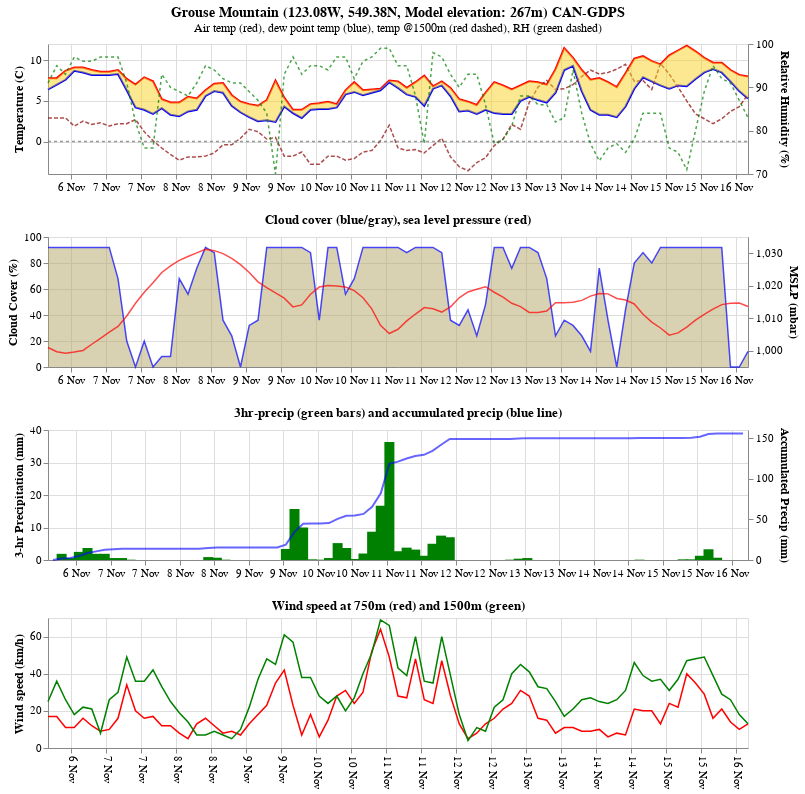

Notebook code cell kept with this figure:
### Code cell
meteogram = temp2 & cloud_pressure & precip_total & wind 
meteogram = meteogram.configure_axis(labelFontSize=11, titleFontSize=12)
meteogram

### Figure 1 — Vega-Lite specification as saved in the notebook (floating-point values rounded to 4 significant figures)
{"config": {"view": {"continuousWidth": 400, "continuousHeight": 300}, "axis": {"labelFontSize": 11, "titleFontSize": 12}}, "vconcat": [{"layer": [{"layer": [{"mark": {"type": "line", "color": "red", "strokeWidth": 2}, "encoding": {"tooltip": [{"field": "DATE", "title": "Date", "type": "temporal"}, {"field": "TIME", "title": "Time", "type": "nominal"}, {"field": "TMP", "title": "Air Temp", "type": "quantitative"}], "x": {"axis": {"format": "%e %b", "labelAngle": 0}, "field": "DATETIME", "title": null, "type": "temporal"}, "y": {"field": "TMP", "title": "Temperature (C)", "type": "quantitative"}}, "height": 130, "title": {"text": "Grouse Mountain (123.08W, 549.38N, Model elevation: 267m) CAN-GDPS", "anchor": "middle", "fontSize": 14, "fontWeight": "bold", "subtitle": "Air temp (red), dew point temp (blue), temp @1500m (red dashed), RH (green dashed)"}, "width": 700}, {"mark": {"type": "line", "color": "blue", "strokeWidth": 2}, "encoding": {"x": {"axis": {"format": "%e %b", "labelAngle": 0}, "field": "DATETIME", "title": null, "type": "temporal"}, "y": {"field": "DPT", "title": "Temperature (C)", "type": "quantitative"}}, "height": 130, "width": 700}, {"mark": {"type": "line", "color": "darkred", "opacity": 0.7, "strokeDash": [4, 2], "strokeWidth": 1.5}, "encoding": {"tooltip": [{"field": "DATE", "title": "Date", "type": "temporal"}, {"field": "TIME", "title": "Time", "type": "nominal"}, {"field": "TMP850", "title": "Air Temp", "type": "quantitative"}], "x": {"axis": {"format": "%e %b", "labelAngle": 0}, "field": "DATETIME", "title": null, "type": "temporal"}, "y": {"field": "TMP850", "title": "Temperature (C)", "type": "quantitative"}}, "height": 130, "width": 700}, {"mark": {"type": "area", "color": "#F8D223", "opacity": 0.5}, "encoding": {"x": {"field": "DATETIME", "type": "temporal"}, "y": {"field": "TMP", "type": "quantitative"}, "y2": {"field": "DPT"}}, "height": 130, "width": 700}, {"mark": {"type": "line", "color": "gray", "opacity": 0.8, "strokeDash": [3, 3], "strokeWidth": 1.5}, "encoding": {"x": {"axis": {"format": "%e %b", "labelAngle": 0}, "field": "DATETIME", "title": null, "type": "temporal"}, "y": {"field": "Zero", "title": "Temperature (C)", "type": "quantitative"}}, "height": 130, "width": 700}]}, {"mark": {"type": "line", "color": "green", "opacity": 0.7, "strokeDash": [3, 3], "strokeWidth": 1.5}, "encoding": {"x": {"axis": {"format": "%e %b", "labelAngle": 0}, "field": "DATETIME", "title": null, "type": "temporal"}, "y": {"field": "RH", "scale": {"zero": false}, "title": "Relative Humidity (%)", "type": "quantitative"}}, "height": 130, "width": 700}], "resolve": {"scale": {"y": "independent"}}}, {"layer": [{"layer": [{"mark": {"type": "area", "color": "#B4A667", "opacity": 0.5}, "encoding": {"x": {"axis": {"format": "%e %b", "labelAngle": 0}, "field": "DATETIME", "type": "temporal"}, "y": {"field": "CLOUD", "type": "quantitative"}}, "height": 130, "width": 700}, {"mark": {"type": "line", "color": "blue", "opacity": 0.7, "strokeWidth": 1.5}, "encoding": {"x": {"axis": {"format": "%e %b", "labelAngle": 0}, "field": "DATETIME", "title": null, "type": "temporal"}, "y": {"field": "CLOUD", "title": "Cloud Cover (%)", "type": "quantitative"}}, "height": 130, "width": 700}]}, {"mark": {"type": "line", "color": "red", "opacity": 0.7, "strokeWidth": 1.5}, "encoding": {"x": {"axis": {"format": "%e %b", "labelAngle": 0}, "field": "DATETIME", "title": null, "type": "temporal"}, "y": {"field": "SLP", "scale": {"zero": false}, "title": "MSLP (mbar)", "type": "quantitative"}}, "height": 130, "title": "Cloud cover (blue/gray), sea level pressure (red)", "width": 700}], "resolve": {"scale": {"y": "independent"}}}, {"layer": [{"mark": {"type": "bar", "color": "green", "size": 10}, "encoding": {"tooltip": [{"field": "DATE", "title": "Date", "type": "temporal"}, {"field": "TIME", "title": "Time", "type": "nominal"}, {"field": "PC1", "title": "3-Hour Precip", "type": "quantitative"}], "x": {"axis": {"format": "%e %b", "labelAngle": 0}, "field": "DATETIME", "title": null, "type": "temporal"}, "y": {"field": "PC1", "title": "3-hr Precipitation (mm)", "type": "quantitative"}}, "height": 130, "title": "3hr-precip (green bars) and accumulated precip (blue line)", "width": 700}, {"mark": {"type": "line", "color": "blue", "opacity": 0.6}, "encoding": {"tooltip": [{"field": "DATE", "title": "Date", "type": "temporal"}, {"field": "TIME", "title": "Time", "type": "nominal"}, {"field": "APCP", "title": "Accumulated Precip", "type": "quantitative"}], "x": {"axis": {"format": "%e %b", "labelAngle": 0}, "field": "DATETIME", "title": null, "type": "temporal"}, "y": {"field": "APCP", "title": "Accumulated Precip (mm)", "type": "quantitative"}}, "height": 130, "width": 700}], "resolve": {"scale": {"y": "independent"}}}, {"layer": [{"mark": {"type": "line", "color": "red", "strokeWidth": 1.5}, "encoding": {"tooltip": [{"field": "DATE", "title": "Date", "type": "temporal"}, {"field": "TIME", "title": "Time", "type": "nominal"}, {"field": "WS925", "title": "Wind Speed (km/h)", "type": "quantitative"}, {"field": "WD925", "title": "Wind Dir (deg)", "type": "quantitative"}], "x": {"axis": {"format": "%e %b", "labelAngle": 90}, "field": "DATETIME", "title": null, "type": "temporal"}, "y": {"field": "WS925", "title": "Wind speed (km/h)", "type": "quantitative"}}, "height": 130, "title": "Wind speed at 750m (red) and 1500m (green)", "width": 700}, {"mark": {"type": "line", "color": "green", "strokeWidth": 1.5}, "encoding": {"tooltip": [{"field": "DATE", "title": "Date", "type": "temporal"}, {"field": "TIME", "title": "Time", "type": "nominal"}, {"field": "WS850", "title": "Wind Speed (km/h)", "type": "quantitative"}, {"field": "WD850", "title": "Wind Dir (deg)", "type": "quantitative"}], "x": {"axis": {"format": "%e %b", "labelAngle": 90}, "field": "DATETIME", "title": null, "type": "temporal"}, "y": {"field": "WS850", "title": "Wind speed (km/h)", "type": "quantitative"}}, "height": 130, "width": 700}]}], "data": {"name": "data-b2f09e6281ddbdfc8b079d54ae9c7472"}, "$schema": "https://vega.github.io/schema/vega-lite/v4.17.0.json", "datasets": {"data-b2f09e6281ddbdfc8b079d54ae9c7472": [{"DATETIME": "2023-11-06T04:00:00", "DATE": "2023-11-06T00:00:00", "TIME": "4:00", "TMP": 7.8, "DPT": 6.4, "RH": 91, "WS": 9, "WD": 28, "APCP": 0.0, "CLOUD": 92, "SLP": 1001.0, "PTYPE": null, "RQP": 0.0, "SQP": 0.0, "FQP": 0, "IQP": 0, "WS925": 17, "WD925": 93, "TMP850": 2.9, "WS850": 25, "WD850": 151, "WS700": 23, "WD700": 178, "PC1": 0.0, "Zero": "0"}, {"DATETIME": "2023-11-06T07:00:00", "DATE": "2023-11-06T00:00:00", "TIME": "7:00", "TMP": 7.8, "DPT": 7.0, "RH": 95, "WS": 7, "WD": 31, "APCP": 1.9, "CLOUD": 92, "SLP": 999.7, "PTYPE": "RA", "RQP": 1.9, "SQP": 0.0, "FQP": 0, "IQP": 0, "WS925": 17, "WD925": 95, "TMP850": 2.9, "WS850": 36, "WD850": 148, "WS700": 24, "WD700": 157, "PC1": 1.9, "Zero": "0"}, {"DATETIME": "2023-11-06T10:00:00", "DATE": "2023-11-06T00:00:00", "TIME": "10:00", "TMP": 8.7, "DPT": 7.6, "RH": 93, "WS": 4, "WD": 21, "APCP": 2.5, "CLOUD": 92, "SLP": 999.2, "PTYPE": "RA", "RQP": 2.5, "SQP": 0.0, "FQP": 0, "IQP": 0, "WS925": 11, "WD925": 80, "TMP850": 2.9, "WS850": 26, "WD850": 142, "WS700": 24, "WD700": 178, "PC1": 0.6, "Zero": "0"}, {"DATETIME": "2023-11-06T13:00:00", "DATE": "2023-11-06T00:00:00", "TIME": "13:00", "TMP": 9.1, "DPT": 8.7, "RH": 97, "WS": 4, "WD": 150, "APCP": 5.0, "CLOUD": 92, "SLP": 999.6, "PTYPE": "RA", "RQP": 5.0, "SQP": 0.0, "FQP": 0, "IQP": 0, "WS925": 11, "WD925": 113, "TMP850": 1.9, "WS850": 18, "WD850": 129, "WS700": 25, "WD700": 166, "PC1": 2.5, "Zero": "0"}, {"DATETIME": "2023-11-06T16:00:00", "DATE": "2023-11-06T00:00:00", "TIME": "16:00", "TMP": 9.1, "DPT": 8.5, "RH": 96, "WS": 4, "WD": 50, "APCP": 8.7, "CLOUD": 92, "SLP": 1000.0, "PTYPE": "RA", "RQP": 8.7, "SQP": 0.0, "FQP": 0, "IQP": 0, "WS925": 16, "WD925": 91, "TMP850": 2.5, "WS850": 22, "WD850": 151, "WS700": 15, "WD700": 120, "PC1": 3.7, "Zero": "0"}, {"DATETIME": "2023-11-06T19:00:00", "DATE": "2023-11-06T00:00:00", "TIME": "19:00", "TMP": 8.8, "DPT": 8.2, "RH": 96, "WS": 3, "WD": 77, "APCP": 10.6, "CLOUD": 92, "SLP": 1002.0, "PTYPE": "RA", "RQP": 10.6, "SQP": 0.0, "FQP": 0, "IQP": 0, "WS925": 12, "WD925": 77, "TMP850": 2.1, "WS850": 21, "WD850": 138, "WS700": 11, "WD700": 76, "PC1": 1.9, "Zero": "0"}, {"DATETIME": "2023-11-06T22:00:00", "DATE": "2023-11-06T00:00:00", "TIME": "22:00", "TMP": 8.6, "DPT": 8.2, "RH": 97, "WS": 1, "WD": 49, "APCP": 12.5, "CLOUD": 92, "SLP": 1004.0, "PTYPE": "RA", "RQP": 12.5, "SQP": 0.0, "FQP": 0, "IQP": 0, "WS925": 9, "WD925": 45, "TMP850": 2.3, "WS850": 8, "WD850": 194, "WS700": 11, "WD700": 329, "PC1": 1.9, "Zero": "0"}, {"DATETIME": "2023-11-07T01:00:00", "DATE": "2023-11-07T00:00:00", "TIME": "1:00", "TMP": 8.6, "DPT": 8.2, "RH": 97, "WS": 3, "WD": 256, "APCP": 13.1, "CLOUD": 92, "SLP": 1006.0, "PTYPE": "RA", "RQP": 13.1, "SQP": 0.0, "FQP": 0, "IQP": 0, "WS925": 10, "WD925": 272, "TMP850": 1.9, "WS850": 26, "WD850": 293, "WS700": 29, "WD700": 288, "PC1": 0.6, "Zero": "0"}, {"DATETIME": "2023-11-07T04:00:00", "DATE": "2023-11-07T00:00:00", "TIME": "4:00", "TMP": 8.8, "DPT": 8.3, "RH": 97, "WS": 6, "WD": 258, "APCP": 13.7, "CLOUD": 68, "SLP": 1008.0, "PTYPE": "RA", "RQP": 13.7, "SQP": 0.0, "FQP": 0, "IQP": 0, "WS925": 16, "WD925": 290, "TMP850": 2.2, "WS850": 30, "WD850": 296, "WS700": 41, "WD700": 279, "PC1": 0.6, "Zero": "0"}, {"DATETIME": "2023-11-07T07:00:00", "DATE": "2023-11-07T00:00:00", "TIME": "7:00", "TMP": 7.7, "DPT": 6.3, "RH": 91, "WS": 9, "WD": 274, "APCP": 13.8, "CLOUD": 20, "SLP": 1011.0, "PTYPE": "RA", "RQP": 13.8, "SQP": 0.0, "FQP": 0, "IQP": 0, "WS925": 34, "WD925": 297, "TMP850": 2.2, "WS850": 49, "WD850": 295, "WS700": 51, "WD700": 309, "PC1": 0.1, "Zero": "0"}, {"DATETIME": "2023-11-07T10:00:00", "DATE": "2023-11-07T00:00:00", "TIME": "10:00", "TMP": 7.0, "DPT": 4.2, "RH": 82, "WS": 9, "WD": 268, "APCP": 13.8, "CLOUD": 0, "SLP": 1015.0, "PTYPE": null, "RQP": 13.8, "SQP": 0.0, "FQP": 0, "IQP": 0, "WS925": 20, "WD925": 302, "TMP850": 2.7, "WS850": 36, "WD850": 302, "WS700": 52, "WD700": 313, "PC1": 0.0, "Zero": "0"}, {"DATETIME": "2023-11-07T13:00:00", "DATE": "2023-11-07T00:00:00", "TIME": "13:00", "TMP": 7.9, "DPT": 3.9, "RH": 76, "WS": 8, "WD": 250, "APCP": 13.8, "CLOUD": 20, "SLP": 1018.0, "PTYPE": null, "RQP": 13.8, "SQP": 0.0, "FQP": 0, "IQP": 0, "WS925": 16, "WD925": 284, "TMP850": 1.2, "WS850": 36, "WD850": 297, "WS700": 69, "WD700": 319, "PC1": 0.0, "Zero": "0"}, {"DATETIME": "2023-11-07T16:00:00", "DATE": "2023-11-07T00:00:00", "TIME": "16:00", "TMP": 7.4, "DPT": 3.4, "RH": 76, "WS": 2, "WD": 251, "APCP": 13.8, "CLOUD": 0, "SLP": 1021.0, "PTYPE": null, "RQP": 13.8, "SQP": 0.0, "FQP": 0, "IQP": 0, "WS925": 17, "WD925": 286, "TMP850": 0.1, "WS850": 42, "WD850": 279, "WS700": 58, "WD700": 326, "PC1": 0.0, "Zero": "0"}, {"DATETIME": "2023-11-07T19:00:00", "DATE": "2023-11-07T00:00:00", "TIME": "19:00", "TMP": 5.2, "DPT": 4.1, "RH": 93, "WS": 6, "WD": 65, "APCP": 13.8, "CLOUD": 8, "SLP": 1024.0, "PTYPE": null, "RQP": 13.8, "SQP": 0.0, "FQP": 0, "IQP": 0, "WS925": 12, "WD925": 274, "TMP850": -0.8, "WS850": 33, "WD850": 276, "WS700": 43, "WD700": 298, "PC1": 0.0, "Zero": "0"}, {"DATETIME": "2023-11-07T22:00:00", "DATE": "2023-11-07T00:00:00", "TIME": "22:00", "TMP": 4.8, "DPT": 3.3, "RH": 90, "WS": 5, "WD": 54, "APCP": 13.8, "CLOUD": 8, "SLP": 1026.0, "PTYPE": null, "RQP": 13.8, "SQP": 0.0, "FQP": 0, "IQP": 0, "WS925": 12, "WD925": 226, "TMP850": -1.6, "WS850": 25, "WD850": 276, "WS700": 51, "WD700": 281, "PC1": 0.0, "Zero": "0"}, {"DATETIME": "2023-11-08T01:00:00", "DATE": "2023-11-08T00:00:00", "TIME": "1:00", "TMP": 4.8, "DPT": 3.1, "RH": 89, "WS": 6, "WD": 46, "APCP": 13.8, "CLOUD": 68, "SLP": 1028.0, "PTYPE": null, "RQP": 13.8, "SQP": 0.0, "FQP": 0, "IQP": 0, "WS925": 8, "WD925": 222, "TMP850": -2.3, "WS850": 19, "WD850": 281, "WS700": 44, "WD700": 291, "PC1": 0.0, "Zero": "0"}, {"DATETIME": "2023-11-08T04:00:00", "DATE": "2023-11-08T00:00:00", "TIME": "4:00", "TMP": 5.5, "DPT": 3.7, "RH": 88, "WS": 5, "WD": 49, "APCP": 13.8, "CLOUD": 56, "SLP": 1029.0, "PTYPE": null, "RQP": 13.8, "SQP": 0.0, "FQP": 0, "IQP": 0, "WS925": 5, "WD925": 159, "TMP850": -1.9, "WS850": 14, "WD850": 273, "WS700": 36, "WD700": 297, "PC1": 0.0, "Zero": "0"}, {"DATETIME": "2023-11-08T07:00:00", "DATE": "2023-11-08T00:00:00", "TIME": "7:00", "TMP": 5.3, "DPT": 3.9, "RH": 91, "WS": 6, "WD": 65, "APCP": 13.8, "CLOUD": 76, "SLP": 1030.0, "PTYPE": null, "RQP": 13.8, "SQP": 0.0, "FQP": 0, "IQP": 0, "WS925": 13, "WD925": 139, "TMP850": -1.9, "WS850": 7, "WD850": 230, "WS700": 32, "WD700": 295, "PC1": 0.0, "Zero": "0"}, {"DATETIME": "2023-11-08T10:00:00", "DATE": "2023-11-08T00:00:00", "TIME": "10:00", "TMP": 6.3, "DPT": 5.6, "RH": 95, "WS": 5, "WD": 94, "APCP": 14.7, "CLOUD": 92, "SLP": 1031.0, "PTYPE": "RA", "RQP": 14.7, "SQP": 0.0, "FQP": 0, "IQP": 0, "WS925": 16, "WD925": 150, "TMP850": -1.8, "WS850": 7, "WD850": 207, "WS700": 23, "WD700": 295, "PC1": 0.9, "Zero": "0"}, {"DATETIME": "2023-11-08T13:00:00", "DATE": "2023-11-08T00:00:00", "TIME": "13:00", "TMP": 7.1, "DPT": 6.2, "RH": 94, "WS": 4, "WD": 114, "APCP": 15.4, "CLOUD": 88, "SLP": 1031.0, "PTYPE": "RA", "RQP": 15.4, "SQP": 0.0, "FQP": 0, "IQP": 0, "WS925": 12, "WD925": 143, "TMP850": -1.4, "WS850": 9, "WD850": 273, "WS700": 25, "WD700": 281, "PC1": 0.7, "Zero": "0"}, {"DATETIME": "2023-11-08T16:00:00", "DATE": "2023-11-08T00:00:00", "TIME": "16:00", "TMP": 7.2, "DPT": 6.0, "RH": 92, "WS": 3, "WD": 108, "APCP": 15.5, "CLOUD": 36, "SLP": 1030.0, "PTYPE": "RA", "RQP": 15.5, "SQP": 0.0, "FQP": 0, "IQP": 0, "WS925": 8, "WD925": 122, "TMP850": -0.4, "WS850": 7, "WD850": 281, "WS700": 22, "WD700": 267, "PC1": 0.1, "Zero": "0"}, {"DATETIME": "2023-11-08T19:00:00", "DATE": "2023-11-08T00:00:00", "TIME": "19:00", "TMP": 5.7, "DPT": 4.4, "RH": 91, "WS": 6, "WD": 44, "APCP": 15.5, "CLOUD": 24, "SLP": 1028.0, "PTYPE": null, "RQP": 15.5, "SQP": 0.0, "FQP": 0, "IQP": 0, "WS925": 9, "WD925": 111, "TMP850": -0.4, "WS850": 5, "WD850": 161, "WS700": 23, "WD700": 241, "PC1": 0.0, "Zero": "0"}, {"DATETIME": "2023-11-08T22:00:00", "DATE": "2023-11-08T00:00:00", "TIME": "22:00", "TMP": 4.9, "DPT": 3.6, "RH": 91, "WS": 6, "WD": 26, "APCP": 15.5, "CLOUD": 0, "SLP": 1026.0, "PTYPE": null, "RQP": 15.5, "SQP": 0.0, "FQP": 0, "IQP": 0, "WS925": 7, "WD925": 103, "TMP850": 0.4, "WS850": 10, "WD850": 154, "WS700": 29, "WD700": 216, "PC1": 0.0, "Zero": "0"}, {"DATETIME": "2023-11-09T01:00:00", "DATE": "2023-11-09T00:00:00", "TIME": "1:00", "TMP": 4.6, "DPT": 3.0, "RH": 89, "WS": 6, "WD": 40, "APCP": 15.5, "CLOUD": 32, "SLP": 1024.0, "PTYPE": null, "RQP": 15.5, "SQP": 0.0, "FQP": 0, "IQP": 0, "WS925": 13, "WD925": 100, "TMP850": 1.5, "WS850": 22, "WD850": 145, "WS700": 40, "WD700": 205, "PC1": 0.0, "Zero": "0"}, {"DATETIME": "2023-11-09T04:00:00", "DATE": "2023-11-09T00:00:00", "TIME": "4:00", "TMP": 4.4, "DPT": 2.5, "RH": 87, "WS": 6, "WD": 53, "APCP": 15.5, "CLOUD": 36, "SLP": 1021.0, "PTYPE": null, "RQP": 15.5, "SQP": 0.0, "FQP": 0, "IQP": 0, "WS925": 18, "WD925": 106, "TMP850": 1.2, "WS850": 37, "WD850": 146, "WS700": 51, "WD700": 202, "PC1": 0.0, "Zero": "0"}, {"DATETIME": "2023-11-09T07:00:00", "DATE": "2023-11-09T00:00:00", "TIME": "7:00", "TMP": 5.1, "DPT": 2.6, "RH": 84, "WS": 5, "WD": 38, "APCP": 15.5, "CLOUD": 92, "SLP": 1019.0, "PTYPE": null, "RQP": 15.5, "SQP": 0.0, "FQP": 0, "IQP": 0, "WS925": 23, "WD925": 132, "TMP850": 0.3, "WS850": 48, "WD850": 157, "WS700": 57, "WD700": 202, "PC1": 0.0, "Zero": "0"}, {"DATETIME": "2023-11-09T10:00:00", "DATE": "2023-11-09T00:00:00", "TIME": "10:00", "TMP": 7.5, "DPT": 2.4, "RH": 70, "WS": 8, "WD": 101, "APCP": 15.5, "CLOUD": 92, "SLP": 1018.0, "PTYPE": null, "RQP": 15.5, "SQP": 0.0, "FQP": 0, "IQP": 0, "WS925": 35, "WD925": 135, "TMP850": 0.5, "WS850": 45, "WD850": 159, "WS700": 65, "WD700": 189, "PC1": 0.0, "Zero": "0"}, {"DATETIME": "2023-11-09T13:00:00", "DATE": "2023-11-09T00:00:00", "TIME": "13:00", "TMP": 5.4, "DPT": 4.3, "RH": 93, "WS": 12, "WD": 99, "APCP": 18.9, "CLOUD": 92, "SLP": 1016.0, "PTYPE": "RA", "RQP": 18.9, "SQP": 0.0, "FQP": 0, "IQP": 0, "WS925": 42, "WD925": 130, "TMP850": -1.8, "WS850": 61, "WD850": 148, "WS700": 80, "WD700": 206, "PC1": 3.4, "Zero": "0"}, {"DATETIME": "2023-11-09T16:00:00", "DATE": "2023-11-09T00:00:00", "TIME": "16:00", "TMP": 3.9, "DPT": 3.5, "RH": 97, "WS": 5, "WD": 72, "APCP": 34.6, "CLOUD": 92, "SLP": 1014.0, "PTYPE": "RA/SN", "RQP": 34.2, "SQP": 0.4, "FQP": 0, "IQP": 0, "WS925": 23, "WD925": 119, "TMP850": -1.8, "WS850": 57, "WD850": 148, "WS700": 54, "WD700": 210, "PC1": 15.7, "Zero": "0"}, {"DATETIME": "2023-11-09T19:00:00", "DATE": "2023-11-09T00:00:00", "TIME": "19:00", "TMP": 3.9, "DPT": 2.9, "RH": 93, "WS": 3, "WD": 34, "APCP": 44.6, "CLOUD": 92, "SLP": 1014.0, "PTYPE": "RA/SN", "RQP": 42.8, "SQP": 1.8, "FQP": 0, "IQP": 0, "WS925": 7, "WD925": 217, "TMP850": -1.3, "WS850": 38, "WD850": 273, "WS700": 46, "WD700": 279, "PC1": 10.0, "Zero": "0"}, {"DATETIME": "2023-11-09T22:00:00", "DATE": "2023-11-09T00:00:00", "TIME": "22:00", "TMP": 4.6, "DPT": 3.9, "RH": 95, "WS": 1, "WD": 168, "APCP": 44.8, "CLOUD": 88, "SLP": 1017.0, "PTYPE": "RA", "RQP": 43.1, "SQP": 1.8, "FQP": 0, "IQP": 0, "WS925": 18, "WD925": 277, "TMP850": -2.8, "WS850": 38, "WD850": 291, "WS700": 50, "WD700": 271, "PC1": 0.2, "Zero": "0"}, {"DATETIME": "2023-11-10T01:00:00", "DATE": "2023-11-10T00:00:00", "TIME": "1:00", "TMP": 4.7, "DPT": 4.0, "RH": 95, "WS": 5, "WD": 75, "APCP": 44.9, "CLOUD": 36, "SLP": 1020.0, "PTYPE": null, "RQP": 43.1, "SQP": 1.8, "FQP": 0, "IQP": 0, "WS925": 6, "WD925": 255, "TMP850": -2.8, "WS850": 28, "WD850": 273, "WS700": 47, "WD700": 266, "PC1": 0.1, "Zero": "0"}, {"DATETIME": "2023-11-10T04:00:00", "DATE": "2023-11-10T00:00:00", "TIME": "4:00", "TMP": 4.9, "DPT": 4.0, "RH": 94, "WS": 7, "WD": 68, "APCP": 45.5, "CLOUD": 92, "SLP": 1020.0, "PTYPE": "RA", "RQP": 43.7, "SQP": 1.8, "FQP": 0, "IQP": 0, "WS925": 15, "WD925": 168, "TMP850": -1.8, "WS850": 24, "WD850": 250, "WS700": 50, "WD700": 255, "PC1": 0.6, "Zero": "0"}, {"DATETIME": "2023-11-10T07:00:00", "DATE": "2023-11-10T00:00:00", "TIME": "7:00", "TMP": 4.6, "DPT": 4.2, "RH": 97, "WS": 6, "WD": 93, "APCP": 50.7, "CLOUD": 92, "SLP": 1020.0, "PTYPE": "RA", "RQP": 49.0, "SQP": 1.8, "FQP": 0, "IQP": 0, "WS925": 28, "WD925": 173, "TMP850": -1.8, "WS850": 28, "WD850": 205, "WS700": 36, "WD700": 234, "PC1": 5.2, "Zero": "0"}, {"DATETIME": "2023-11-10T10:00:00", "DATE": "2023-11-10T00:00:00", "TIME": "10:00", "TMP": 6.3, "DPT": 5.8, "RH": 97, "WS": 11, "WD": 145, "APCP": 54.4, "CLOUD": 56, "SLP": 1020.0, "PTYPE": "RA", "RQP": 52.6, "SQP": 1.8, "FQP": 0, "IQP": 0, "WS925": 31, "WD925": 173, "TMP850": -2.3, "WS850": 20, "WD850": 197, "WS700": 37, "WD700": 221, "PC1": 3.7, "Zero": "0"}, {"DATETIME": "2023-11-10T13:00:00", "DATE": "2023-11-10T00:00:00", "TIME": "13:00", "TMP": 7.3, "DPT": 6.1, "RH": 92, "WS": 11, "WD": 143, "APCP": 54.7, "CLOUD": 68, "SLP": 1018.0, "PTYPE": "RA", "RQP": 52.9, "SQP": 1.8, "FQP": 0, "IQP": 0, "WS925": 24, "WD925": 160, "TMP850": -2.1, "WS850": 27, "WD850": 197, "WS700": 50, "WD700": 215, "PC1": 0.3, "Zero": "0"}, {"DATETIME": "2023-11-10T16:00:00", "DATE": "2023-11-10T00:00:00", "TIME": "16:00", "TMP": 6.3, "DPT": 5.7, "RH": 96, "WS": 11, "WD": 112, "APCP": 56.7, "CLOUD": 92, "SLP": 1016.0, "PTYPE": "RA", "RQP": 54.9, "SQP": 1.8, "FQP": 0, "IQP": 0, "WS925": 30, "WD925": 135, "TMP850": -1.3, "WS850": 40, "WD850": 190, "WS700": 53, "WD700": 233, "PC1": 2.0, "Zero": "0"}, {"DATETIME": "2023-11-10T19:00:00", "DATE": "2023-11-10T00:00:00", "TIME": "19:00", "TMP": 6.4, "DPT": 6.0, "RH": 97, "WS": 14, "WD": 127, "APCP": 65.4, "CLOUD": 92, "SLP": 1013.0, "PTYPE": "RA", "RQP": 63.7, "SQP": 1.8, "FQP": 0, "IQP": 0, "WS925": 52, "WD925": 151, "TMP850": -1.1, "WS850": 51, "WD850": 163, "WS700": 95, "WD700": 235, "PC1": 8.7, "Zero": "0"}, {"DATETIME": "2023-11-10T22:00:00", "DATE": "2023-11-10T00:00:00", "TIME": "22:00", "TMP": 6.5, "DPT": 6.3, "RH": 99, "WS": 20, "WD": 141, "APCP": 82.1, "CLOUD": 92, "SLP": 1008.0, "PTYPE": "RA", "RQP": 80.3, "SQP": 1.8, "FQP": 0, "IQP": 0, "WS925": 64, "WD925": 157, "TMP850": 0.1, "WS850": 69, "WD850": 172, "WS700": 128, "WD700": 225, "PC1": 16.7, "Zero": "0"}, {"DATETIME": "2023-11-11T01:00:00", "DATE": "2023-11-11T00:00:00", "TIME": "1:00", "TMP": 7.5, "DPT": 7.3, "RH": 99, "WS": 13, "WD": 200, "APCP": 118.4, "CLOUD": 92, "SLP": 1005.0, "PTYPE": "RA", "RQP": 116.6, "SQP": 1.8, "FQP": 0, "IQP": 0, "WS925": 49, "WD925": 200, "TMP850": 2.0, "WS850": 66, "WD850": 231, "WS700": 96, "WD700": 245, "PC1": 36.3, "Zero": "0"}, {"DATETIME": "2023-11-11T04:00:00", "DATE": "2023-11-11T00:00:00", "TIME": "4:00", "TMP": 7.4, "DPT": 6.6, "RH": 95, "WS": 3, "WD": 187, "APCP": 121.1, "CLOUD": 92, "SLP": 1007.0, "PTYPE": "RA", "RQP": 119.4, "SQP": 1.8, "FQP": 0, "IQP": 0, "WS925": 28, "WD925": 230, "TMP850": -0.8, "WS850": 43, "WD850": 240, "WS700": 81, "WD700": 259, "PC1": 2.7, "Zero": "0"}, {"DATETIME": "2023-11-11T07:00:00", "DATE": "2023-11-11T00:00:00", "TIME": "7:00", "TMP": 6.6, "DPT": 5.8, "RH": 95, "WS": 4, "WD": 243, "APCP": 124.9, "CLOUD": 88, "SLP": 1009.0, "PTYPE": "RA", "RQP": 123.1, "SQP": 1.8, "FQP": 0, "IQP": 0, "WS925": 27, "WD925": 240, "TMP850": -1.1, "WS850": 39, "WD850": 245, "WS700": 73, "WD700": 259, "PC1": 3.8, "Zero": "0"}, {"DATETIME": "2023-11-11T10:00:00", "DATE": "2023-11-11T00:00:00", "TIME": "10:00", "TMP": 7.3, "DPT": 5.5, "RH": 88, "WS": 13, "WD": 217, "APCP": 128.1, "CLOUD": 92, "SLP": 1011.0, "PTYPE": "RA", "RQP": 126.4, "SQP": 1.8, "FQP": 0, "IQP": 0, "WS925": 48, "WD925": 226, "TMP850": -1.0, "WS850": 60, "WD850": 233, "WS700": 81, "WD700": 257, "PC1": 3.2, "Zero": "0"}, {"DATETIME": "2023-11-11T13:00:00", "DATE": "2023-11-11T00:00:00", "TIME": "13:00", "TMP": 8.1, "DPT": 4.4, "RH": 77, "WS": 6, "WD": 222, "APCP": 129.4, "CLOUD": 92, "SLP": 1013.0, "PTYPE": "RA", "RQP": 127.6, "SQP": 1.8, "FQP": 0, "IQP": 0, "WS925": 26, "WD925": 242, "TMP850": -1.4, "WS850": 36, "WD850": 248, "WS700": 100, "WD700": 250, "PC1": 1.3, "Zero": "0"}, {"DATETIME": "2023-11-11T16:00:00", "DATE": "2023-11-11T00:00:00", "TIME": "16:00", "TMP": 6.8, "DPT": 6.5, "RH": 98, "WS": 3, "WD": 169, "APCP": 134.4, "CLOUD": 92, "SLP": 1013.0, "PTYPE": "RA", "RQP": 132.7, "SQP": 1.8, "FQP": 0, "IQP": 0, "WS925": 24, "WD925": 217, "TMP850": -0.5, "WS850": 35, "WD850": 232, "WS700": 69, "WD700": 241, "PC1": 5.0, "Zero": "0"}, {"DATETIME": "2023-11-11T19:00:00", "DATE": "2023-11-11T00:00:00", "TIME": "19:00", "TMP": 7.4, "DPT": 6.9, "RH": 97, "WS": 14, "WD": 184, "APCP": 141.9, "CLOUD": 88, "SLP": 1012.0, "PTYPE": "RA", "RQP": 140.2, "SQP": 1.8, "FQP": 0, "IQP": 0, "WS925": 47, "WD925": 202, "TMP850": 0.4, "WS850": 60, "WD850": 212, "WS700": 85, "WD700": 239, "PC1": 7.5, "Zero": "0"}, {"DATETIME": "2023-11-11T22:00:00", "DATE": "2023-11-11T00:00:00", "TIME": "22:00", "TMP": 6.6, "DPT": 5.6, "RH": 93, "WS": 5, "WD": 262, "APCP": 148.9, "CLOUD": 36, "SLP": 1014.0, "PTYPE": "RA", "RQP": 147.1, "SQP": 1.8, "FQP": 0, "IQP": 0, "WS925": 28, "WD925": 247, "TMP850": -1.9, "WS850": 39, "WD850": 250, "WS700": 84, "WD700": 252, "PC1": 7.0, "Zero": "0"}, {"DATETIME": "2023-11-12T01:00:00", "DATE": "2023-11-12T00:00:00", "TIME": "1:00", "TMP": 5.2, "DPT": 3.7, "RH": 90, "WS": 1, "WD": 57, "APCP": 148.9, "CLOUD": 32, "SLP": 1016.0, "PTYPE": null, "RQP": 147.2, "SQP": 1.8, "FQP": 0, "IQP": 0, "WS925": 13, "WD925": 255, "TMP850": -3.1, "WS850": 18, "WD850": 264, "WS700": 53, "WD700": 258, "PC1": 0.0, "Zero": "0"}, {"DATETIME": "2023-11-12T04:00:00", "DATE": "2023-11-12T00:00:00", "TIME": "4:00", "TMP": 4.9, "DPT": 3.8, "RH": 93, "WS": 6, "WD": 57, "APCP": 148.9, "CLOUD": 44, "SLP": 1018.0, "PTYPE": null, "RQP": 147.2, "SQP": 1.8, "FQP": 0, "IQP": 0, "WS925": 5, "WD925": 190, "TMP850": -3.6, "WS850": 4, "WD850": 193, "WS700": 42, "WD700": 258, "PC1": 0.0, "Zero": "0"}, {"DATETIME": "2023-11-12T07:00:00", "DATE": "2023-11-12T00:00:00", "TIME": "7:00", "TMP": 4.5, "DPT": 3.4, "RH": 93, "WS": 6, "WD": 51, "APCP": 148.9, "CLOUD": 24, "SLP": 1019.0, "PTYPE": null, "RQP": 147.2, "SQP": 1.8, "FQP": 0, "IQP": 0, "WS925": 8, "WD925": 114, "TMP850": -2.6, "WS850": 11, "WD850": 165, "WS700": 36, "WD700": 254, "PC1": 0.0, "Zero": "0"}, {"DATETIME": "2023-11-12T10:00:00", "DATE": "2023-11-12T00:00:00", "TIME": "10:00", "TMP": 6.0, "DPT": 3.9, "RH": 86, "WS": 5, "WD": 63, "APCP": 148.9, "CLOUD": 48, "SLP": 1020.0, "PTYPE": null, "RQP": 147.2, "SQP": 1.8, "FQP": 0, "IQP": 0, "WS925": 13, "WD925": 105, "TMP850": -2.0, "WS850": 9, "WD850": 153, "WS700": 40, "WD700": 248, "PC1": 0.0, "Zero": "0"}, {"DATETIME": "2023-11-12T13:00:00", "DATE": "2023-11-12T00:00:00", "TIME": "13:00", "TMP": 7.3, "DPT": 3.5, "RH": 77, "WS": 4, "WD": 58, "APCP": 148.9, "CLOUD": 92, "SLP": 1018.0, "PTYPE": null, "RQP": 147.2, "SQP": 1.8, "FQP": 0, "IQP": 0, "WS925": 16, "WD925": 85, "TMP850": -0.5, "WS850": 22, "WD850": 119, "WS700": 41, "WD700": 233, "PC1": 0.0, "Zero": "0"}, {"DATETIME": "2023-11-12T16:00:00", "DATE": "2023-11-12T00:00:00", "TIME": "16:00", "TMP": 6.9, "DPT": 3.4, "RH": 78, "WS": 6, "WD": 38, "APCP": 148.9, "CLOUD": 92, "SLP": 1016.0, "PTYPE": null, "RQP": 147.2, "SQP": 1.8, "FQP": 0, "IQP": 0, "WS925": 21, "WD925": 78, "TMP850": 0.3, "WS850": 26, "WD850": 125, "WS700": 33, "WD700": 181, "PC1": 0.0, "Zero": "0"}, {"DATETIME": "2023-11-12T19:00:00", "DATE": "2023-11-12T00:00:00", "TIME": "19:00", "TMP": 6.4, "DPT": 3.4, "RH": 81, "WS": 10, "WD": 32, "APCP": 149.0, "CLOUD": 76, "SLP": 1015.0, "PTYPE": "RA", "RQP": 147.3, "SQP": 1.8, "FQP": 0, "IQP": 0, "WS925": 24, "WD925": 85, "TMP850": 2.1, "WS850": 40, "WD850": 146, "WS700": 26, "WD700": 199, "PC1": 0.1, "Zero": "0"}, {"DATETIME": "2023-11-12T22:00:00", "DATE": "2023-11-12T00:00:00", "TIME": "22:00", "TMP": 6.9, "DPT": 5.0, "RH": 88, "WS": 12, "WD": 32, "APCP": 149.4, "CLOUD": 92, "SLP": 1014.0, "PTYPE": "RA", "RQP": 147.7, "SQP": 1.8, "FQP": 0, "IQP": 0, "WS925": 31, "WD925": 86, "TMP850": 1.5, "WS850": 45, "WD850": 119, "WS700": 48, "WD700": 196, "PC1": 0.4, "Zero": "0"}, {"DATETIME": "2023-11-13T01:00:00", "DATE": "2023-11-13T00:00:00", "TIME": "1:00", "TMP": 7.4, "DPT": 5.5, "RH": 88, "WS": 12, "WD": 26, "APCP": 150.0, "CLOUD": 92, "SLP": 1012.0, "PTYPE": "RA", "RQP": 148.3, "SQP": 1.8, "FQP": 0, "IQP": 0, "WS925": 28, "WD925": 82, "TMP850": 4.8, "WS850": 41, "WD850": 129, "WS700": 88, "WD700": 208, "PC1": 0.6, "Zero": "0"}, {"DATETIME": "2023-11-13T04:00:00", "DATE": "2023-11-13T00:00:00", "TIME": "4:00", "TMP": 7.3, "DPT": 5.1, "RH": 86, "WS": 5, "WD": 21, "APCP": 150.0, "CLOUD": 88, "SLP": 1012.0, "PTYPE": null, "RQP": 148.3, "SQP": 1.8, "FQP": 0, "IQP": 0, "WS925": 16, "WD925": 84, "TMP850": 6.7, "WS850": 33, "WD850": 122, "WS700": 62, "WD700": 196, "PC1": 0.0, "Zero": "0"}, {"DATETIME": "2023-11-13T07:00:00", "DATE": "2023-11-13T00:00:00", "TIME": "7:00", "TMP": 7.0, "DPT": 4.8, "RH": 86, "WS": 6, "WD": 34, "APCP": 150.0, "CLOUD": 68, "SLP": 1012.0, "PTYPE": null, "RQP": 148.3, "SQP": 1.8, "FQP": 0, "IQP": 0, "WS925": 15, "WD925": 95, "TMP850": 7.5, "WS850": 32, "WD850": 131, "WS700": 56, "WD700": 196, "PC1": 0.0, "Zero": "0"}, {"DATETIME": "2023-11-13T10:00:00", "DATE": "2023-11-13T00:00:00", "TIME": "10:00", "TMP": 8.9, "DPT": 6.0, "RH": 82, "WS": 3, "WD": 13, "APCP": 150.0, "CLOUD": 24, "SLP": 1015.0, "PTYPE": null, "RQP": 148.3, "SQP": 1.8, "FQP": 0, "IQP": 0, "WS925": 8, "WD925": 89, "TMP850": 6.4, "WS850": 25, "WD850": 151, "WS700": 51, "WD700": 183, "PC1": 0.0, "Zero": "0"}, {"DATETIME": "2023-11-13T13:00:00", "DATE": "2023-11-13T00:00:00", "TIME": "13:00", "TMP": 11.5, "DPT": 8.8, "RH": 83, "WS": 1, "WD": 168, "APCP": 150.0, "CLOUD": 36, "SLP": 1015.0, "PTYPE": null, "RQP": 148.3, "SQP": 1.8, "FQP": 0, "IQP": 0, "WS925": 11, "WD925": 93, "TMP850": 6.5, "WS850": 17, "WD850": 160, "WS700": 47, "WD700": 180, "PC1": 0.0, "Zero": "0"}, {"DATETIME": "2023-11-13T16:00:00", "DATE": "2023-11-13T00:00:00", "TIME": "16:00", "TMP": 10.3, "DPT": 9.3, "RH": 94, "WS": 2, "WD": 343, "APCP": 150.0, "CLOUD": 32, "SLP": 1015.0, "PTYPE": null, "RQP": 148.3, "SQP": 1.8, "FQP": 0, "IQP": 0, "WS925": 11, "WD925": 86, "TMP850": 7.0, "WS850": 21, "WD850": 137, "WS700": 37, "WD700": 182, "PC1": 0.0, "Zero": "0"}, {"DATETIME": "2023-11-13T19:00:00", "DATE": "2023-11-13T00:00:00", "TIME": "19:00", "TMP": 8.8, "DPT": 6.2, "RH": 84, "WS": 6, "WD": 29, "APCP": 150.0, "CLOUD": 24, "SLP": 1016.0, "PTYPE": null, "RQP": 148.3, "SQP": 1.8, "FQP": 0, "IQP": 0, "WS925": 9, "WD925": 73, "TMP850": 8.0, "WS850": 26, "WD850": 124, "WS700": 40, "WD700": 173, "PC1": 0.0, "Zero": "0"}, {"DATETIME": "2023-11-13T22:00:00", "DATE": "2023-11-13T00:00:00", "TIME": "22:00", "TMP": 7.6, "DPT": 3.9, "RH": 77, "WS": 7, "WD": 32, "APCP": 150.0, "CLOUD": 12, "SLP": 1017.0, "PTYPE": null, "RQP": 148.3, "SQP": 1.8, "FQP": 0, "IQP": 0, "WS925": 9, "WD925": 116, "TMP850": 8.8, "WS850": 27, "WD850": 123, "WS700": 46, "WD700": 171, "PC1": 0.0, "Zero": "0"}, {"DATETIME": "2023-11-14T01:00:00", "DATE": "2023-11-14T00:00:00", "TIME": "1:00", "TMP": 7.8, "DPT": 3.3, "RH": 73, "WS": 7, "WD": 25, "APCP": 150.0, "CLOUD": 76, "SLP": 1018.0, "PTYPE": null, "RQP": 148.3, "SQP": 1.8, "FQP": 0, "IQP": 0, "WS925": 10, "WD925": 109, "TMP850": 8.3, "WS850": 25, "WD850": 141, "WS700": 43, "WD700": 188, "PC1": 0.0, "Zero": "0"}, {"DATETIME": "2023-11-14T04:00:00", "DATE": "2023-11-14T00:00:00", "TIME": "4:00", "TMP": 7.3, "DPT": 3.3, "RH": 76, "WS": 5, "WD": 31, "APCP": 150.0, "CLOUD": 36, "SLP": 1018.0, "PTYPE": null, "RQP": 148.3, "SQP": 1.8, "FQP": 0, "IQP": 0, "WS925": 6, "WD925": 74, "TMP850": 8.5, "WS850": 24, "WD850": 140, "WS700": 41, "WD700": 192, "PC1": 0.0, "Zero": "0"}, {"DATETIME": "2023-11-14T07:00:00", "DATE": "2023-11-14T00:00:00", "TIME": "7:00", "TMP": 6.7, "DPT": 3.0, "RH": 77, "WS": 5, "WD": 38, "APCP": 150.0, "CLOUD": 0, "SLP": 1016.0, "PTYPE": null, "RQP": 148.3, "SQP": 1.8, "FQP": 0, "IQP": 0, "WS925": 8, "WD925": 75, "TMP850": 8.9, "WS850": 26, "WD850": 126, "WS700": 41, "WD700": 173, "PC1": 0.0, "Zero": "0"}, {"DATETIME": "2023-11-14T10:00:00", "DATE": "2023-11-14T00:00:00", "TIME": "10:00", "TMP": 8.4, "DPT": 4.3, "RH": 75, "WS": 1, "WD": 52, "APCP": 150.0, "CLOUD": 44, "SLP": 1016.0, "PTYPE": null, "RQP": 148.3, "SQP": 1.8, "FQP": 0, "IQP": 0, "WS925": 7, "WD925": 91, "TMP850": 9.5, "WS850": 31, "WD850": 112, "WS700": 55, "WD700": 167, "PC1": 0.0, "Zero": "0"}, {"DATETIME": "2023-11-14T13:00:00", "DATE": "2023-11-14T00:00:00", "TIME": "13:00", "TMP": 10.2, "DPT": 6.5, "RH": 78, "WS": 4, "WD": 52, "APCP": 150.0, "CLOUD": 80, "SLP": 1014.0, "PTYPE": null, "RQP": 148.3, "SQP": 1.8, "FQP": 0, "IQP": 0, "WS925": 21, "WD925": 108, "TMP850": 7.4, "WS850": 46, "WD850": 152, "WS700": 53, "WD700": 155, "PC1": 0.0, "Zero": "0"}, {"DATETIME": "2023-11-14T16:00:00", "DATE": "2023-11-14T00:00:00", "TIME": "16:00", "TMP": 10.5, "DPT": 7.9, "RH": 84, "WS": 3, "WD": 10, "APCP": 150.1, "CLOUD": 88, "SLP": 1011.0, "PTYPE": null, "RQP": 148.3, "SQP": 1.8, "FQP": 0, "IQP": 0, "WS925": 20, "WD925": 86, "TMP850": 7.5, "WS850": 39, "WD850": 141, "WS700": 35, "WD700": 173, "PC1": 0.1, "Zero": "0"}, {"DATETIME": "2023-11-14T19:00:00", "DATE": "2023-11-14T00:00:00", "TIME": "19:00", "TMP": 9.9, "DPT": 7.4, "RH": 84, "WS": 10, "WD": 4, "APCP": 150.1, "CLOUD": 80, "SLP": 1009.0, "PTYPE": null, "RQP": 148.4, "SQP": 1.8, "FQP": 0, "IQP": 0, "WS925": 20, "WD925": 44, "TMP850": 6.4, "WS850": 36, "WD850": 94, "WS700": 87, "WD700": 166, "PC1": 0.0, "Zero": "0"}, {"DATETIME": "2023-11-14T22:00:00", "DATE": "2023-11-14T00:00:00", "TIME": "22:00", "TMP": 9.5, "DPT": 6.9, "RH": 84, "WS": 3, "WD": 27, "APCP": 150.1, "CLOUD": 92, "SLP": 1007.0, "PTYPE": null, "RQP": 148.4, "SQP": 1.8, "FQP": 0, "IQP": 0, "WS925": 13, "WD925": 98, "TMP850": 9.6, "WS850": 37, "WD850": 130, "WS700": 76, "WD700": 155, "PC1": 0.0, "Zero": "0"}, {"DATETIME": "2023-11-15T01:00:00", "DATE": "2023-11-15T00:00:00", "TIME": "1:00", "TMP": 10.6, "DPT": 6.5, "RH": 76, "WS": 7, "WD": 16, "APCP": 150.1, "CLOUD": 92, "SLP": 1005.0, "PTYPE": null, "RQP": 148.4, "SQP": 1.8, "FQP": 0, "IQP": 0, "WS925": 24, "WD925": 122, "TMP850": 8.3, "WS850": 31, "WD850": 137, "WS700": 81, "WD700": 160, "PC1": 0.0, "Zero": "0"}, {"DATETIME": "2023-11-15T04:00:00", "DATE": "2023-11-15T00:00:00", "TIME": "4:00", "TMP": 11.2, "DPT": 6.9, "RH": 75, "WS": 9, "WD": 22, "APCP": 150.1, "CLOUD": 92, "SLP": 1006.0, "PTYPE": null, "RQP": 148.4, "SQP": 1.8, "FQP": 0, "IQP": 0, "WS925": 22, "WD925": 144, "TMP850": 6.7, "WS850": 37, "WD850": 154, "WS700": 77, "WD700": 159, "PC1": 0.0, "Zero": "0"}, {"DATETIME": "2023-11-15T07:00:00", "DATE": "2023-11-15T00:00:00", "TIME": "7:00", "TMP": 11.8, "DPT": 6.8, "RH": 71, "WS": 11, "WD": 63, "APCP": 150.3, "CLOUD": 92, "SLP": 1007.0, "PTYPE": "RA", "RQP": 148.5, "SQP": 1.8, "FQP": 0, "IQP": 0, "WS925": 40, "WD925": 125, "TMP850": 5.0, "WS850": 47, "WD850": 137, "WS700": 71, "WD700": 176, "PC1": 0.2, "Zero": "0"}, {"DATETIME": "2023-11-15T10:00:00", "DATE": "2023-11-15T00:00:00", "TIME": "10:00", "TMP": 11.1, "DPT": 7.7, "RH": 80, "WS": 9, "WD": 56, "APCP": 150.5, "CLOUD": 92, "SLP": 1009.0, "PTYPE": "RA", "RQP": 148.7, "SQP": 1.8, "FQP": 0, "IQP": 0, "WS925": 35, "WD925": 115, "TMP850": 3.4, "WS850": 48, "WD850": 134, "WS700": 66, "WD700": 183, "PC1": 0.2, "Zero": "0"}, {"DATETIME": "2023-11-15T13:00:00", "DATE": "2023-11-15T00:00:00", "TIME": "13:00", "TMP": 10.3, "DPT": 8.5, "RH": 89, "WS": 5, "WD": 56, "APCP": 151.8, "CLOUD": 92, "SLP": 1011.0, "PTYPE": "RA", "RQP": 150.0, "SQP": 1.8, "FQP": 0, "IQP": 0, "WS925": 29, "WD925": 135, "TMP850": 2.8, "WS850": 49, "WD850": 156, "WS700": 53, "WD700": 197, "PC1": 1.3, "Zero": "0"}, {"DATETIME": "2023-11-15T16:00:00", "DATE": "2023-11-15T00:00:00", "TIME": "16:00", "TMP": 9.7, "DPT": 8.9, "RH": 95, "WS": 6, "WD": 19, "APCP": 155.1, "CLOUD": 92, "SLP": 1013.0, "PTYPE": "RA", "RQP": 153.3, "SQP": 1.8, "FQP": 0, "IQP": 0, "WS925": 16, "WD925": 120, "TMP850": 2.2, "WS850": 39, "WD850": 154, "WS700": 45, "WD700": 195, "PC1": 3.3, "Zero": "0"}, {"DATETIME": "2023-11-15T19:00:00", "DATE": "2023-11-15T00:00:00", "TIME": "19:00", "TMP": 9.7, "DPT": 8.5, "RH": 92, "WS": 8, "WD": 45, "APCP": 155.8, "CLOUD": 92, "SLP": 1014.0, "PTYPE": "RA", "RQP": 154.1, "SQP": 1.8, "FQP": 0, "IQP": 0, "WS925": 21, "WD925": 118, "TMP850": 2.8, "WS850": 29, "WD850": 141, "WS700": 40, "WD700": 191, "PC1": 0.7, "Zero": "0"}, {"DATETIME": "2023-11-15T22:00:00", "DATE": "2023-11-15T00:00:00", "TIME": "22:00", "TMP": 8.8, "DPT": 7.4, "RH": 91, "WS": 7, "WD": 23, "APCP": 155.8, "CLOUD": 0, "SLP": 1015.0, "PTYPE": null, "RQP": 154.1, "SQP": 1.8, "FQP": 0, "IQP": 0, "WS925": 14, "WD925": 99, "TMP850": 3.7, "WS850": 26, "WD850": 152, "WS700": 33, "WD700": 193, "PC1": 0.0, "Zero": "0"}, {"DATETIME": "2023-11-16T01:00:00", "DATE": "2023-11-16T00:00:00", "TIME": "1:00", "TMP": 8.2, "DPT": 6.2, "RH": 87, "WS": 7, "WD": 20, "APCP": 155.8, "CLOUD": 0, "SLP": 1015.0, "PTYPE": null, "RQP": 154.1, "SQP": 1.8, "FQP": 0, "IQP": 0, "WS925": 10, "WD925": 76, "TMP850": 4.3, "WS850": 18, "WD850": 144, "WS700": 30, "WD700": 192, "PC1": 0.0, "Zero": "0"}, {"DATETIME": "2023-11-16T04:00:00", "DATE": "2023-11-16T00:00:00", "TIME": "4:00", "TMP": 8.0, "DPT": 5.3, "RH": 83, "WS": 8, "WD": 22, "APCP": 155.8, "CLOUD": 12, "SLP": 1014.0, "PTYPE": null, "RQP": 154.1, "SQP": 1.8, "FQP": 0, "IQP": 0, "WS925": 13, "WD925": 61, "TMP850": 5.8, "WS850": 13, "WD850": 111, "WS700": 26, "WD700": 189, "PC1": 0.0, "Zero": "0"}]}}
